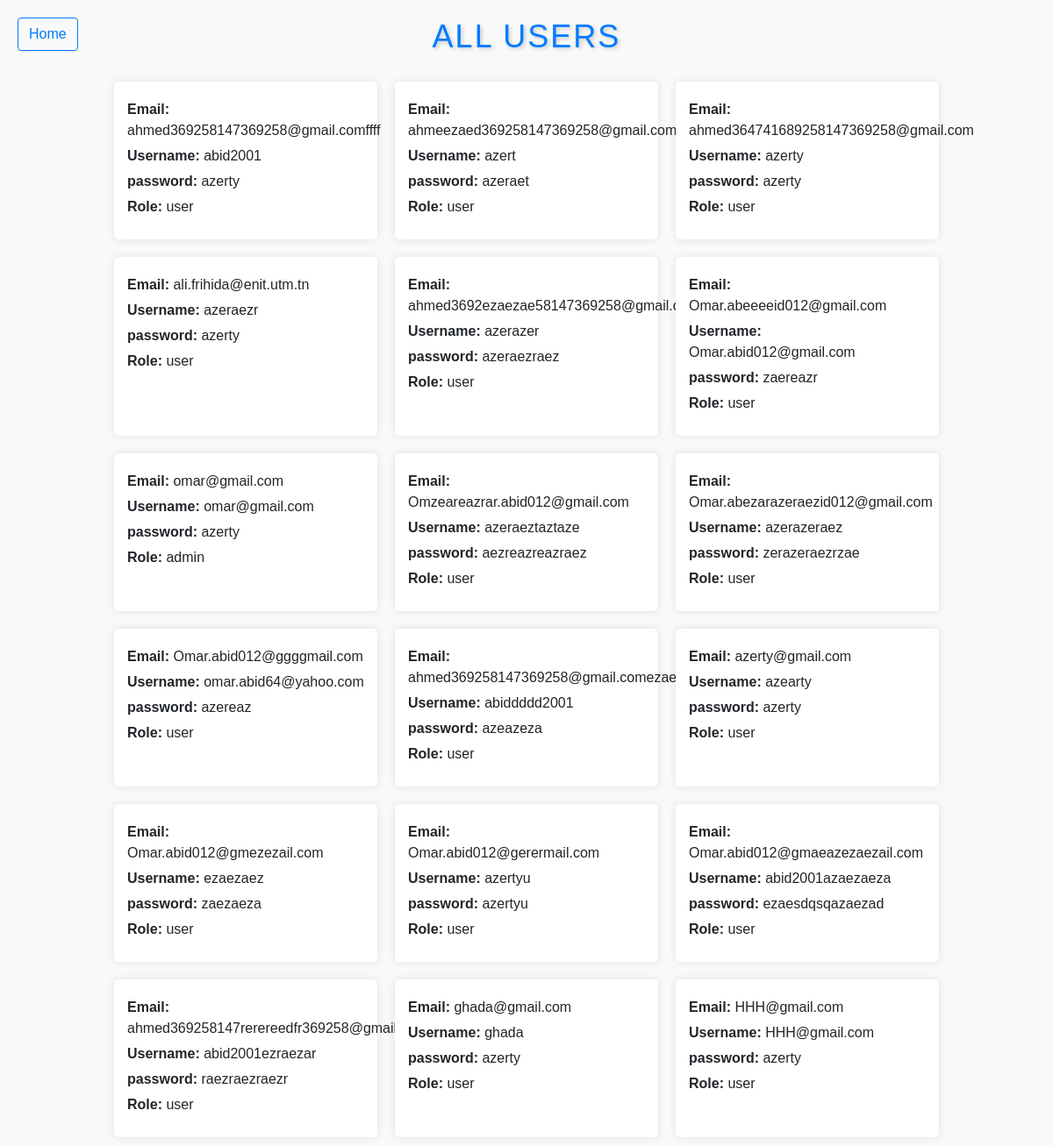
The page /auth/admin/dashboard (signed in) on the database its author committed.
### tables this page shows
CREATE TABLE "users" (
	"email"	TEXT NOT NULL UNIQUE,
	"username"	TEXT NOT NULL UNIQUE,
	"password"	TEXT NOT NULL,
	"role"	TEXT NOT NULL,
	PRIMARY KEY("email")
);

### website/auth.py (the view)
@auth.route("/admin/dashboard", methods=['GET', 'POST'])
@is_admin
def admin_dashboard():
    users_data = [{'email': user[0], 'username': user[1],'password': user[2], 'role': user[3]} for user in website.models.users()]
    return render_template("AllUsers.html", users_data=users_data)

### website/auth.py (called while the page is built)
def is_admin(view):
    @wraps(view)
    def wrapped_view(*args, **kwargs):
        if session.get('logged_in') and session.get('role') == 'admin':
            return view(*args, **kwargs)
        else:
            abort(403)  # Forbidden
    return wrapped_view

### website/models.py (called while the page is built)
def users() :
    conn = sqlite3.connect('user_database.db')
    cursor = conn.cursor()
    cursor.execute("SELECT  email, username,password, role FROM users")
    users = cursor.fetchall()
    conn.close()
    return users

### website/Templates/AllUsers.html (shortened to what this page needs)
<!DOCTYPE html>
<html lang="en">
<head>
    <link href="https://stackpath.bootstrapcdn.com/bootstrap/4.5.2/css/bootstrap.min.css" rel="stylesheet">
</head>
<body>
    <h1 >All Users</h1>
    <a href="/auth/admin/home" class="btn btn-outline-primary home-button">Home</a>
    <div id="user-list">
        {% for user in users_data %}
            <div class="user-card" onclick="showUserData('{{ user.email }}', '{{ user.username }}','{{ user.password }}', '{{ user.role }}')">
                <div class="user-info">
                    <p><strong>Email:</strong> {{ user.email }}</p>
                    <p><strong>Username:</strong> {{ user.username }}</p>
                    <p><strong>password:</strong> {{ user.password }}</p>
                    <p><strong>Role:</strong> {{ user.role }}</p>
                </div>
            </div>
        {% endfor %}
    </div>
</body>
</html>

### website/Templates/AllUsers.html (style rules this page uses)
body { font-family: Arial, sans-serif; margin: 0; padding: 0; background-color: #f9f9f9; }
h1 { text-align: center; margin-top: 20px; font-size: 36px; color: #007bff; text-transform: uppercase; letter-spacing: 2px; text-shadow: 2px 2px 4px rgba(0, 0, 0, 0.2); }
#user-list { display: flex; flex-wrap: wrap; justify-content: center; margin-top: 20px; }
.user-card { width: 300px; background-color: #fff; box-shadow: 0 0 10px rgba(0, 0, 0, 0.1); border-radius: 5px; margin: 10px; padding: 15px; cursor: pointer; transition: transform 0.3s ease, box-shadow 0.3s ease; }
.user-info { margin-bottom: 10px; }
.user-info p { margin: 5px 0; }
.home-button { position: absolute; top: 20px; left: 20px; z-index: 1000; }

### rows shown on the page
users: email "ahmed369258147369258@gmail.comffff", username "abid2001", password "azerty", role "user"
users: email "ahmeezaed369258147369258@gmail.com", username "azert", password "azeraet", role "user"
users: email "ahmed364741689258147369258@gmail.com", username "azerty", password "azerty", role "user"
users: email "ali.frihida@enit.utm.tn", username "azeraezr", password "azerty", role "user"
users: email "ahmed3692ezaezae58147369258@gmail.com", username "azerazer", password "azeraezraez", role "user"
users: email "Omar.abeeeeid012@gmail.com", username "Omar.abid012@gmail.com", password "zaereazr", role "user"
users: email "omar@gmail.com", username "omar@gmail.com", password "azerty", role "admin"
users: email "Omzeareazrar.abid012@gmail.com", username "azeraeztaztaze", password "aezreazreazraez", role "user"
users: email "Omar.abezarazeraezid012@gmail.com", username "azerazeraez", password "zerazeraezrzae", role "user"
users: email "Omar.abid012@ggggmail.com", username "omar.abid64@yahoo.com", password "azereaz", role "user"
users: email "ahmed369258147369258@gmail.comezaezae", username "abiddddd2001", password "azeazeza", role "user"
users: email "azerty@gmail.com", username "azearty", password "azerty", role "user"
users: email "Omar.abid012@gmezezail.com", username "ezaezaez", password "zaezaeza", role "user"
users: email "Omar.abid012@gerermail.com", username "azertyu", password "azertyu", role "user"
users: email "Omar.abid012@gmaeazezaezail.com", username "abid2001azaezaeza", password "ezaesdqsqazaezad", role "user"
users: email "ahmed369258147rerereedfr369258@gmail.com", username "abid2001ezraezar", password "raezraezraezr", role "user"
users: email "ghada@gmail.com", username "ghada", password "azerty", role "user"
users: email "HHH@gmail.com", username "HHH@gmail.com", password "azerty", role "user"
